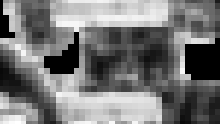
%> input picture s3/s3_img.png, 220 x 124 px, shrunk from 299 x 168 before the run
$ octave --eval "result = s3_map(imread('s3_img.png'));"   (GNU Octave 9; MATLAB toolbox functions it lacks are replaced by stand-ins)
%> lines starting %> are read from the running program, lines starting %| are printed output that depends on the picture
### s3/disp_progress.m

function disp_progress(p, p_max)

persistent p_last;
if (nargin == 0)
  p_last = [];
  fprintf(1, '%s\n', '');
  return;
end

p_done = p / p_max * 100;
p_done = round(p_done / 10) * 10;

%[p_done p_last]

if (p_done == p_last)
  return;
end

if (~isempty(p_last))
%  fprintf(1, '%d\n', p_last);
  fprintf(1, '%s\b\b\b\b\b\b\b\b\b\b\b\b\b\b\b\b\b', '');
%  return;
end
p_last = p_done;

switch (p_done)
  case 0
    fprintf(1, '%s', '[          ] 0%  ');
  case 10
    fprintf(1, '%s', '[|         ] 10% ');
  case 20
    fprintf(1, '%s', '[||        ] 20% ');
  case 30
    fprintf(1, '%s', '[|||       ] 30% ');
  case 40
    fprintf(1, '%s', '[||||      ] 40% ');
  case 50
    fprintf(1, '%s', '[|||||     ] 50% ');
  case 60
    fprintf(1, '%s', '[||||||    ] 60% ');
  case 70
    fprintf(1, '%s', '[|||||||   ] 70% ');
  case 80
    fprintf(1, '%s', '[||||||||  ] 80% ');
  case 90
    fprintf(1, '%s', '[||||||||| ] 90% ');
  case 100
    fprintf(1, '%s', '[||||||||||] 100% ');
end
drawnow;

### s3/s3_map.m
function [s_map1 s_map2 s3] = s3_map(img, show_res)
  % Input: img is a gray scale image, in double type, range from 0 - 255.
  % You have to convert to gray scale if your image
  % is color. You also have to cast img to double in order to run this code
  % Parameter show_res = 1 to show results
  % Output:
  % s_map1: The sharpness map measure based on spectral slope
  % s_map2: The sharpness map measure based on total variation (spatial)
  % s3: the final sharpness map (combination of s_map1 and s_map2)
  if nargin < 2
    show_res = 0;
  end

  % ----------------------------------------------------------------------
  % blr_map1
  s_map1 = spectral_map(img, 16);
% [24 lines not run here, left out]
function res = spectral_map(img, pad_len)
%> called with pad_len = 16
  blk_size = 32; %big block size for more coefficients of the power spectrum
  d_blk = blk_size/4; % Distance b/w blocks

  pad_L = fliplr(img(:, 1:pad_len)); % Take 16 columns on the left of the
                                      % original image to pad to the left
  pad_R = fliplr(img(:, end-pad_len:end));%Take 16 columns on the right of the
                                          % original image to pad to the
                                          % right
  img = [pad_L img pad_R]; %Pad left and right
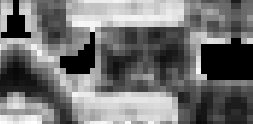
%> img: size 124x253 uint16; min 0, max 62095, mean 27851.2; drawn with min black and max white

  pad_T = flipud(img(1:pad_len, :)); %Similarly, pad top and bottom
  pad_B = flipud(img(end-pad_len:end, :));
  img = [pad_T; img; pad_B];
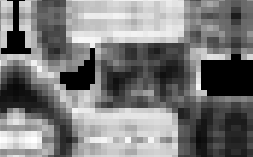
%> img: size 157x253 uint16; min 0, max 62095, mean 29669.6; drawn with min black and max white

  num_rows = size(img, 1);
%> num_rows = 157
  num_cols = size(img, 2);
%> num_cols = 253
  res = zeros(num_rows, num_cols) - 100;
  contrast_thresold = 0;

  disp_progress; % Just to show progress
  for r = blk_size/2+1:d_blk:num_rows-blk_size/2 % Just start from inside blocks
                                                  % of the padded image
    disp_progress(r, num_rows);
    for c = blk_size/2+1:d_blk:num_cols-blk_size/2
      gry_blk = img(...
        r-blk_size/2:r+blk_size/2-1,...
        c-blk_size/2:c+blk_size/2-1 ...
        );
      contrastMap = contrast_map_overlap(gry_blk);
      if(max(contrastMap(:))> contrast_thresold) % Avoid the case when contrast = 0
        val = blk_amp_spec_slope_eo_toy(gry_blk); % Val(1) will be the slope of
                                                  % power spectrum of the block
        val(1) = 1 - 1 ./ (1 + exp(-3*(val(1) - 2))); %Input to a sigmoid function
        %if(max(gry_blk(:))==min(gry_blk(:))) % Black block
         % val_1 = 0;
        %else
          val_1 = val(1);
        %end
      else
          val_1 = 0;
      end
      res(...
        r-d_blk/2:r+d_blk/2-1,...
        c-d_blk/2:c+d_blk/2-1 ...
        ) = val_1;
    end
  end
  % Remove padded parts
  res = res(pad_len+1:end-pad_len-1, pad_len+1:end-pad_len-1);
end % function


%% ---Spatial Sharpness, local total variation
% [54 lines left out: function spatial_map, not called in this run]
%> (the run ends here)
